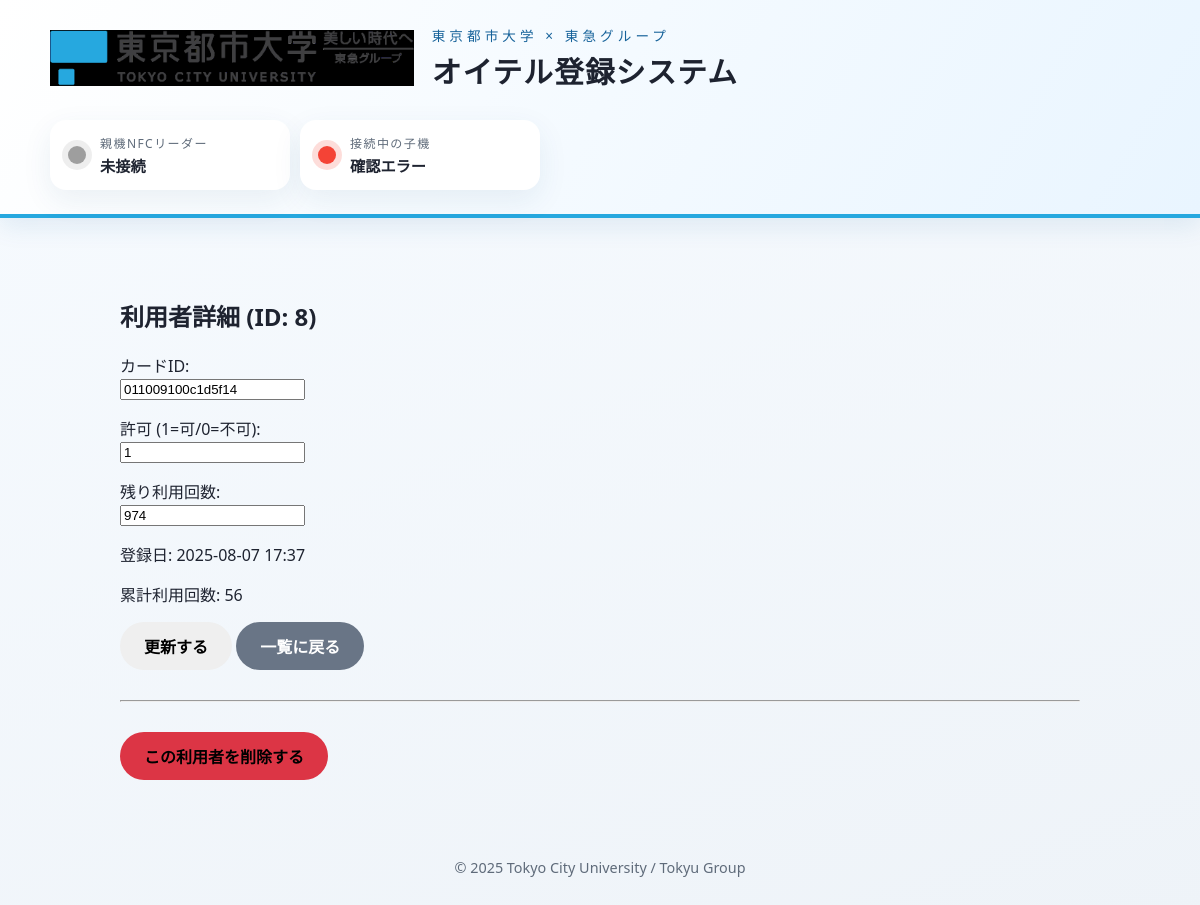
/admin/user_detail/8 (signed in), run on the app's committed database.
### tables this page shows
CREATE TABLE users (
                    id INTEGER PRIMARY KEY AUTOINCREMENT,
                    card_id TEXT UNIQUE NOT NULL,
                    allow INTEGER DEFAULT 1,
                    entry TEXT,
                    stock INTEGER DEFAULT 2,
                    today INTEGER DEFAULT 0,
                    total INTEGER DEFAULT 0,
                    last1 TEXT, last2 TEXT, last3 TEXT, last4 TEXT, last5 TEXT,
                    last6 TEXT, last7 TEXT, last8 TEXT, last9 TEXT, last10 TEXT
                );

### app.py (the view, shortened to what this page needs)
@app.route("/admin/user_detail/<int:uid>", methods=["GET", "POST"])
def admin_user_detail(uid):
    if not session.get("admin_logged_in"):
        return redirect(url_for("admin_login"))
    db = get_db()
    user = db.execute("SELECT * FROM users WHERE id = ?", (uid,)).fetchone()
    if not user:
        flash("指定された利用者は見つかりません。", "error")
        return redirect(url_for("admin_users"))
    return render_template("admin_user_detail.html", user=user)

### app.py (called while the page is built)
def get_db():
    db = getattr(g, '_database', None)
    if db is None:
        db = g._database = sqlite3.connect(DB_PATH)
        db.row_factory = sqlite3.Row
    return db

@app.teardown_appcontext
def close_connection(exception):
    db = getattr(g, '_database', None)
    if db is not None:
        db.close()

### templates/admin_user_detail.html (shortened to what this page needs)
{% extends "base.html" %}
{% block content %}
<div class="admin-section">
  <h2>利用者詳細 (ID: {{ user[0] }})</h2>
  <form method="post">
    <p><label>カードID:<br><input type="text" name="cardid" value="{{ user[1] }}"></label></p>
    <p><label>許可 (1=可/0=不可):<br><input type="text" name="allow" value="{{ user[2] }}"></label></p>
    <p><label>残り利用回数:<br><input type="text" name="stock" value="{{ user[4] }}"></label></p>
    <p>登録日: {{ user[3] }}</p>
    <p>累計利用回数: {{ user[6] }}</p>
    <button type="submit" class="btn">更新する</button>
    <a href="{{ url_for('admin_users') }}" class="btn btn-secondary">一覧に戻る</a>
  </form>
  <hr style="margin: 30px 0;">
  <form method="post" onsubmit="return confirm('この利用者を本当に削除しますか？\nこの操作は元に戻せません。');">
    <button type="submit" class="btn btn-danger">この利用者を削除する</button>
  </form>
</div>
{% endblock %}

### static/css/style20250506.css (style rules this page uses)
:root { --primary-color: #1f7fc4; --primary-dark: #16629a; --accent-color: #26a8df; --success-color: #4caf50; --danger-color: #f44336; --text-color: #1e2330; --muted-text: #5f6b7a; --bg-light: #f1f5f9; --card-bg: #ffffff; --shadow: 0 18px 35px rgba(31, 80, 126, 0.12); }
* { box-sizing: border-box; }
body { font-family: "Yu Gothic UI", "Hiragino Sans", "Segoe UI", "Helvetica Neue", sans-serif; background: linear-gradient(160deg, #f7fbff 0%, #eef3f8 100%); color: var(--text-color); margin: 0; min-height: 100vh; }
.btn { display: inline-flex; align-items: center; justify-content: center; padding: 12px 24px; font-size: 1rem; font-weight: 600; border-radius: 999px; border: none; cursor: pointer; text-decoration: none; transition: transform 0.15s ease, box-shadow 0.15s ease, background-color 0.2s ease; }
.admin-login, .admin-section { max-width: 960px; margin: 0 auto; }
.btn-secondary { background-color: #697586; color: #fff; }

### templates/admin_user_detail.html (style rules this page uses)
.btn-danger { background-color: #dc3545; }

### data on the page
users: id "8", cardid "011009100c1d5f14", allow "1", stock "974", entry "2025-08-07 17:37", total "56"
